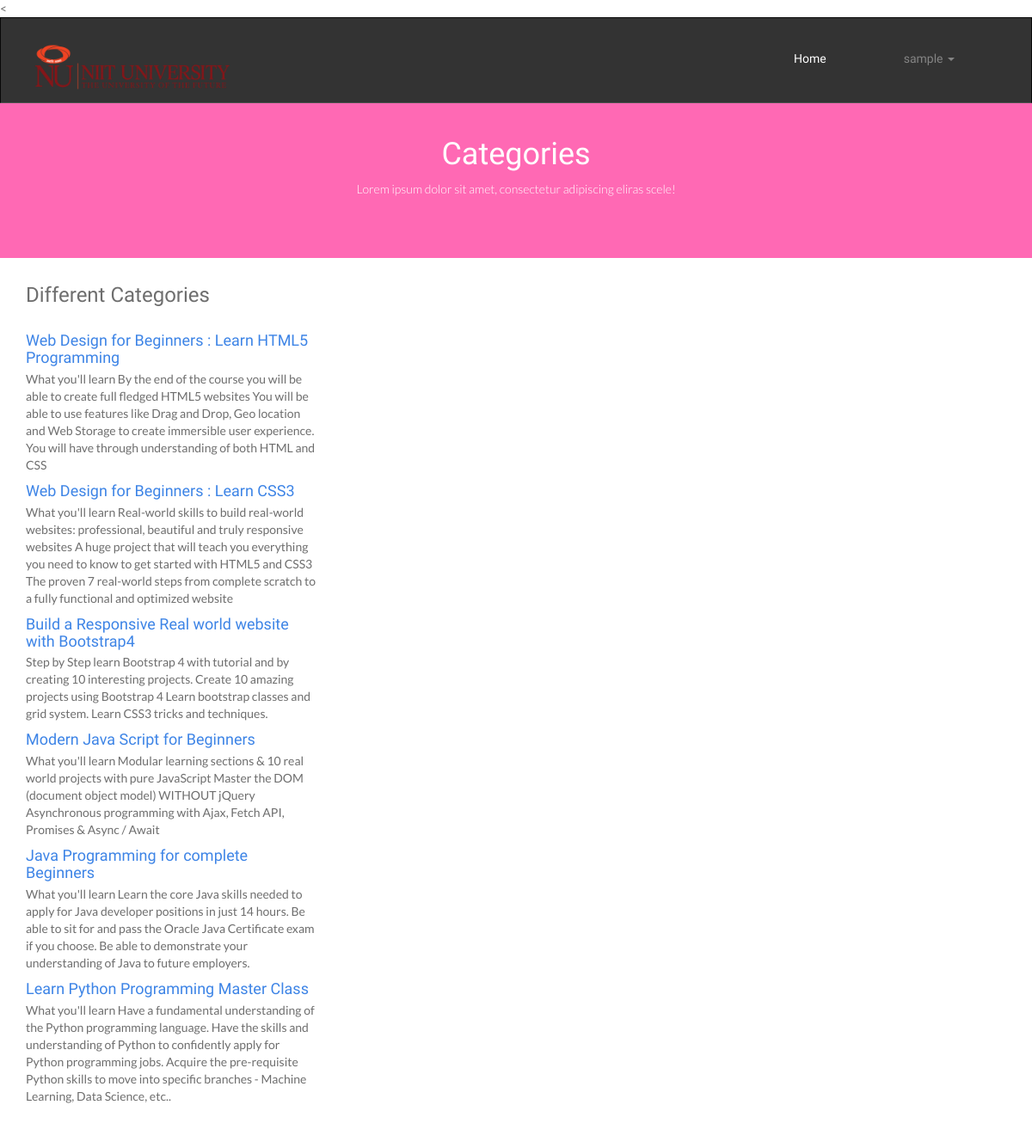
Page /student/home.php (signed in) on the committed database.
### tables this page shows
CREATE TABLE IF NOT EXISTS `tbl_category` (
  `cat_Id` int(11) NOT NULL AUTO_INCREMENT,
  `name` varchar(255) DEFAULT NULL,
  `description` text,
  `image` varchar(255) DEFAULT NULL,
  `rating` float DEFAULT NULL,
  `side_heading` varchar(150) DEFAULT NULL,
  PRIMARY KEY (`cat_Id`)
);

### student/home.php (the view, shortened to what this page needs)
<?php
$username=$_SESSION['username'];
?>
<!DOCTYPE html>
<html lang="en">
<head>
	<link rel="stylesheet" href="../css/bootstrap.min.css">
	<link rel="stylesheet" href="../css/font-awesome.min.css">
	<link rel="stylesheet" href="../css/bootstrap-theme.css" media="screen">
	<link rel="stylesheet" href="../css/style.css">
    <link rel='stylesheet' id='camera-css'  href='../css/camera.css' type='text/css' media='all'>
</head>
<body>
	<<div class="navbar navbar-inverse">
		<div class="container">
			<div class="navbar-header">
				<a class="navbar-brand" href="home.php">
					<img src="../images/brand.png" alt="Techro HTML5 template"></a>
			</div>
			<div class="navbar-collapse collapse">
				<ul class="nav navbar-nav pull-right mainNav">
					<li class="active"><a href="home.php">Home</a></li>
					<li class="dropdown">
						<a href="../#" class="dropdown-toggle" data-toggle="dropdown"><?php echo $username;?> <b class="caret"></b></a>
					</li>
				</ul>
			</div>
		</div>
	</div>
	<header id="head" class="secondary">
            <div class="container">
                    <h1>Categories</h1>
                    <p>Lorem ipsum dolor sit amet, consectetur adipiscing eliras scele!</p>
                </div>
    </header>
	<div id="courses">
		<section class="container">
			<h3>Different Categories</h3>
			<div class="row">
				<div class="col-md-4">
					<div class="featured-box">
					 			<?php
                                        include "../functions/connect.php";
                                       $sql = $pdo->prepare("select * FROM `tbl_category` ");
                                        $sql->execute();$result = $sql->fetchall();
                                        foreach($result as $row){
                                         	$name = $row['name'];
                                         	$description = $row['description'];
                                            ?>
						<div class="text">
							<h3><?php
							echo "<a href='cat-content.php?cat_Id=".$row["cat_Id"]."'>$name</a>";
							?></h3>
							<p><?php echo $description;?></p>
							</div>
							    <?php }?>
					</div>
				</div>
			</div>
		</section>
	</div>
</body>
</html>

### css/style.css (style rules this page uses)
body { font-family: 'Lato', sans-serif; font-weight: normal; color: #6E6E6E; }
h1, h2, h3, h4, h5, h6 { font-weight: normal; font-family: 'Oswald', sans-serif; }
h1, .h1, h2, .h2, h3, .h3 { margin-top: 30px; }
a { color:#3d84e6; }
.navbar-nav > li { padding-left:30px; padding-right:30px; color: white; }
.navbar-nav>li>a { padding-top: 12px; padding-bottom: 12px; font-family: 'Oswald', sans-serif; font-weight: 400 !important; }
.navbar-inverse .navbar-brand img { width: 250px; }
#head { background-size: cover; height: 600px; text-align: center; color: white; font-weight: 300; position: relative; background-position-x: center; }
#head.secondary { height: 200px; min-height: 100px; padding-top: 0px; }
ul, .list.custom-list ul { margin: 0 0 11px; list-style-type: none; padding-left: 10px; }
img { max-width: 100%; }
.featured-box { padding: 20px; padding-left: 0px; margin-bottom: 20px; }
.featured-box .text { padding-left: 0px; }
.featured-box h3 { font-size: 18px; margin: 0 0 5px 0; }
#head.secondary { padding-top: 0px; background:hotpink; background-size: cover; text-align: center; padding:10px 0; height: 180px; }
#head.secondary h1 { COLOR: #fff; text-align: center; }

### rows in the picture
tbl_category: name "Web Design for Beginners : Learn HTML5 Programming", description "What you'll learn By the end of the course you will be able to create full fledged HTML5 websites You will be able to use features like Drag and Drop, Geo location and Web Storage to create immersible user experience. You will have through understanding of both HTML and CSS"
tbl_category: name "Web Design for Beginners : Learn CSS3", description "What you'll learn Real-world skills to build real-world websites: professional, beautiful and truly responsive websites A huge project that will teach you everything you need to know to get started with HTML5 and CSS3 The proven 7 real-world steps from complete scratch to a fully functional and optimized website"
tbl_category: name "Build a Responsive Real world website with Bootstrap4", description "Step by Step learn Bootstrap 4 with tutorial and by creating 10 interesting projects. Create 10 amazing projects using Bootstrap 4 Learn bootstrap classes and grid system. Learn CSS3 tricks and techniques."
tbl_category: name "Modern Java Script for Beginners", description "What you'll learn Modular learning sections & 10 real world projects with pure JavaScript Master the DOM (document object model) WITHOUT jQuery Asynchronous programming with Ajax, Fetch API, Promises & Async / Await"
tbl_category: name "Java Programming for complete Beginners", description "What you'll learn Learn the core Java skills needed to apply for Java developer positions in just 14 hours. Be able to sit for and pass the Oracle Java Certificate exam if you choose. Be able to demonstrate your understanding of Java to future employers."
tbl_category: name "Learn Python Programming Master Class", description "What you'll learn Have a fundamental understanding of the Python programming language. Have the skills and understanding of Python to confidently apply for Python programming jobs. Acquire the pre-requisite Python skills to move into specific branches - Machine Learning, Data Science, etc.."

### other values in the picture
$username "sample"
